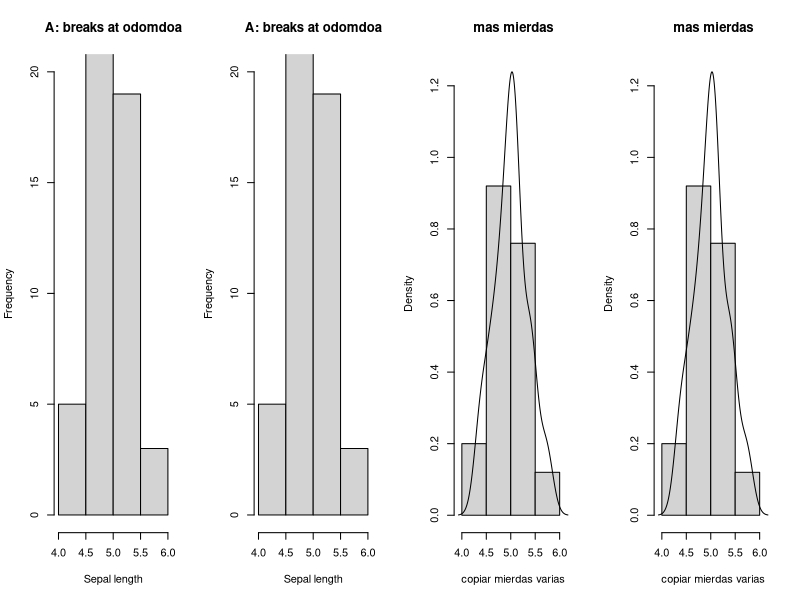

This chart was generated by the following R code:
## ---- chunk 1
data(iris)
flowers <- subset(iris, Species == "setosa")
# 1 by 4 layout
par(mfrow = c(1, 4))
attach(flowers)
hist(Sepal.Length, breaks = 3.5 + (0:0.5) * 10, ylim = c(0, 20), xlab = "Sepal length", main = "A: breaks at odomdoa")
hist(Sepal.Length, breaks = 3.5 + (0:0.75) * 10, ylim = c(0, 20), xlab = "Sepal length", main = "A: breaks at odomdoa")
dens <- density(Sepal.Length)
xlim <- range(dens$x)
ylim <- range(dens$y)
hist(Sepal.Length,  breaks = 3.5 + (0:0.5) * 10, probability = TRUE, xlim = xlim, ylim = ylim, xlab = "copiar mierdas varias", main = "mas mierdas")
lines(dens)
hist(Sepal.Length,  breaks = 3.5 + (0:0.75) * 10, probability = TRUE, xlim = xlim, ylim = ylim, xlab = "copiar mierdas varias", main = "mas mierdas")
lines(dens)
par(mfrow = c(1, 1)); detach(flowers)
